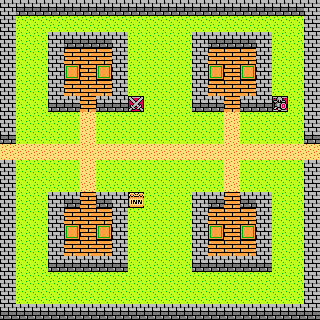

The image is a tile-based game level rendered from a .tmx file. Its description and complete source (layers, tilesets, objects, tile grids) follow:
An orthogonal 20x20 tile map with 16x16 px tiles, 3 tile layers (blocking, Tile Layer 1, Tile Layer 2), 2 tilesets and 13 objects (2x warp, shopMan1, weaponShop, shopMan3, innCounter, ...).

<map version="1.0" orientation="orthogonal" width="20" height="20" tilewidth="16" tileheight="16">
 <properties>
  <property name="music" value="Village.ogg" />
 </properties>
 <tileset firstgid="1" name="DqTileset" tilewidth="16" tileheight="16">
  <image source="../DqTileset.png" width="96" height="320" />
 </tileset>
 <tileset firstgid="121" name="Hero2" tilewidth="16" tileheight="16">
  <image source="../Hero2.png" width="160" height="128" />
 </tileset>
 <layer name="blocking" width="20" height="20">
  <data encoding="csv">
2,2,2,2,2,2,2,2,2,2,2,2,2,2,2,2,2,2,2,2,
2,0,0,0,0,0,0,0,0,0,0,0,0,0,0,0,0,0,0,2,
2,0,0,2,2,2,2,2,0,0,0,0,2,2,2,2,2,0,0,2,
2,0,0,2,0,0,0,2,0,0,0,0,2,0,0,0,2,0,0,2,
2,0,0,2,2,0,2,2,0,0,0,0,2,2,0,2,2,0,0,2,
2,0,0,2,0,0,0,2,0,0,0,0,2,0,0,0,2,0,0,2,
2,0,0,2,2,0,2,2,2,0,0,0,2,2,0,2,2,2,0,2,
2,0,0,0,0,0,0,0,0,0,0,0,0,0,0,0,0,0,0,2,
2,0,0,0,0,0,0,0,0,0,0,0,0,0,0,0,0,0,0,2,
0,0,0,0,0,0,0,0,0,0,0,0,0,0,0,0,0,0,0,0,
2,0,0,0,0,0,0,0,0,0,0,0,0,0,0,0,0,0,0,2,
2,0,0,0,0,0,0,0,0,0,0,0,0,0,0,0,0,0,0,2,
2,0,0,2,2,0,2,2,2,0,0,0,2,2,0,2,2,0,0,2,
2,0,0,2,0,0,0,2,0,0,0,0,2,0,0,0,2,0,0,2,
2,0,0,2,2,0,2,2,0,0,0,0,2,2,0,2,2,0,0,2,
2,0,0,2,0,0,0,2,0,0,0,0,2,0,0,0,2,0,0,2,
2,0,0,2,2,2,2,2,0,0,0,0,2,2,2,2,2,0,0,2,
2,0,0,0,0,0,0,0,0,0,0,0,0,0,0,0,0,0,0,2,
2,0,0,0,0,0,0,0,0,0,0,0,0,0,0,0,0,0,0,2,
2,2,2,2,2,2,2,2,2,2,2,2,2,2,2,2,2,2,2,2
</data>
 </layer>
 <layer name="Tile Layer 1" width="20" height="20">
  <data encoding="csv">
11,10,10,10,10,10,10,10,10,10,10,10,10,10,10,10,10,10,10,11,
11,54,54,54,54,54,54,54,54,54,54,54,54,54,54,54,54,54,54,11,
11,54,54,11,10,10,10,11,54,54,54,54,11,10,10,10,11,54,54,11,
11,54,54,11,15,15,15,11,54,54,54,54,11,15,15,15,11,54,54,11,
11,54,54,11,51,15,51,11,54,54,54,54,11,51,15,51,11,54,54,11,
11,54,54,11,15,15,15,11,54,54,54,54,11,15,15,15,11,54,54,11,
11,54,54,10,10,15,10,10,16,54,54,54,10,10,15,10,10,18,54,11,
11,54,54,54,54,24,54,54,54,54,54,54,54,54,24,54,54,54,54,11,
10,54,54,54,54,24,54,54,54,54,54,54,54,54,24,54,54,54,54,10,
24,24,24,24,24,24,24,24,24,24,24,24,24,24,24,24,24,24,24,24,
11,54,54,54,54,24,54,54,54,54,54,54,54,54,24,54,54,54,54,11,
11,54,54,54,54,24,54,54,54,54,54,54,54,54,24,54,54,54,54,11,
11,54,54,11,10,15,10,11,17,54,54,54,11,10,15,10,11,54,54,11,
11,54,54,11,15,15,15,11,54,54,54,54,11,15,15,15,11,54,54,11,
11,54,54,11,51,15,51,11,54,54,54,54,11,51,15,51,11,54,54,11,
11,54,54,11,15,15,15,11,54,54,54,54,11,15,15,15,11,54,54,11,
11,54,54,10,10,10,10,10,54,54,54,54,10,10,10,10,10,54,54,11,
11,54,54,54,54,54,54,54,54,54,54,54,54,54,54,54,54,54,54,11,
11,54,54,54,54,54,54,54,54,54,54,54,54,54,54,54,54,54,54,11,
10,10,10,10,10,10,10,10,10,10,10,10,10,10,10,10,10,10,10,10
</data>
 </layer>
 <layer name="Tile Layer 2" width="20" height="20">
  <data encoding="csv">
0,0,0,0,0,0,0,0,0,0,0,0,0,0,0,0,0,0,0,0,
0,0,0,0,0,0,0,0,0,0,0,0,0,0,0,0,0,0,0,0,
0,0,0,0,0,0,0,0,0,0,0,0,0,0,0,0,0,0,0,0,
0,0,0,0,0,0,0,0,0,0,0,0,0,0,0,0,0,0,0,0,
0,0,0,0,0,0,0,0,0,0,0,0,0,0,0,0,0,0,0,0,
0,0,0,0,0,0,0,0,0,0,0,0,0,0,0,0,0,0,0,0,
0,0,0,0,0,0,0,0,0,0,0,0,0,0,0,0,0,0,0,0,
0,0,0,0,0,0,0,0,0,0,0,0,0,0,0,0,0,0,0,0,
0,0,0,0,0,0,0,0,0,0,0,0,0,0,0,0,0,0,0,0,
0,0,0,0,0,0,0,0,0,0,0,0,0,0,0,0,0,0,0,0,
0,0,0,0,0,0,0,0,0,0,0,0,0,0,0,0,0,0,0,0,
0,0,0,0,0,0,0,0,0,0,0,0,0,0,0,0,0,0,0,0,
0,0,0,0,0,0,0,0,0,0,0,0,0,0,0,0,0,0,0,0,
0,0,0,0,0,0,0,0,0,0,0,0,0,0,0,0,0,0,0,0,
0,0,0,0,0,0,0,0,0,0,0,0,0,0,0,0,0,0,0,0,
0,0,0,0,0,0,0,0,0,0,0,0,0,0,0,0,0,0,0,0,
0,0,0,0,0,0,0,0,0,0,0,0,0,0,0,0,0,0,0,0,
0,0,0,0,0,0,0,0,0,0,0,0,0,0,0,0,0,0,0,0,
0,0,0,0,0,0,0,0,0,0,0,0,0,0,0,0,0,0,0,0,
0,0,0,0,0,0,0,0,0,0,0,0,0,0,0,0,0,0,0,0
</data>
 </layer>
 <objectgroup name="Object Layer 1" width="20" height="20">
  <object name="warp" x="0" y="144" width="16" height="16">
   <properties>
    <property name="destMap" value="WorldMap.tmx" />
    <property name="destX" value="18" />
    <property name="destY" value="24" />
   </properties>
  </object>
  <object name="warp" x="304" y="144" width="16" height="16">
   <properties>
    <property name="destMap" value="WorldMap.tmx" />
    <property name="destX" value="18" />
    <property name="destY" value="24" />
   </properties>
  </object>
  <object name="shopMan1" gid="195" x="80" y="64" />
  <object name="weaponShop" gid="51" x="80" y="80">
   <properties>
    <property name="talkScript">
        message Welcome to the weapon shop.
        shop Copper Sword,Hand Axe,Mace
        message Please come again!
      </property>
   </properties>
  </object>
  <object name="shopMan3" gid="185" x="80" y="256" />
  <object name="innCounter" gid="51" x="80" y="240">
   <properties>
    <property name="talkScript">
        message Welcome to the travellers inn! 10 gold for a room!
        choice Stay,Leave
        if global[sys:choice] == const[0]
          if item[gold] &gt;= const[10]
            recover_all
            message Full recovery.
            take_gold 10
          else
            message Not enough gold, sorry.
          endif
        endif
      </property>
   </properties>
  </object>
  <object name="armorCounter" gid="51" x="224" y="80">
   <properties>
    <property name="talkScript">
        message Welcome to the armor shop.
        shop Wood Shield,Leather Armor,Fancy Hat
        message Please come again!
      </property>
   </properties>
  </object>
  <object name="shopMan2" gid="195" x="224" y="64" />
  <object name="random2" gid="127" x="144" y="144">
   <properties>
    <property name="stepScript">
      walk DIR_RANDOM
      wait 60
    </property>
    <property name="talkScript" value="message The Dark Lord scares me so..." />
    <property name="walkSpeed" value="0.05" />
   </properties>
  </object>
  <object name="random3" gid="193" x="64" y="176">
   <properties>
    <property name="stepScript">
      walk DIR_RANDOM
      wait 60
    </property>
    <property name="talkScript" value="message I will be a hero when I grow up!" />
    <property name="walkSpeed" value="0.05" />
   </properties>
  </object>
  <object name="random1" gid="196" x="240" y="176">
   <properties>
    <property name="stepScript">
      walk DIR_RANDOM
      wait 60
    </property>
    <property name="talkScript" value="message To the west lies a cave with the Orb of Light. This you will need to defeat the Dark Lord." />
    <property name="walkSpeed" value="0.05" />
   </properties>
  </object>
  <object name="itemShop" gid="51" x="224" y="240">
   <properties>
    <property name="talkScript">
      message Welcome to the item shop.
      shop Herb,Antidote
      message Please come again!
    </property>
   </properties>
  </object>
  <object name="shopMan4" gid="185" x="224" y="256" />
 </objectgroup>
</map>